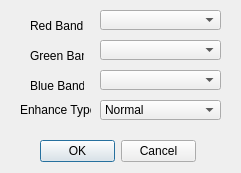
<?xml version="1.0" encoding="UTF-8"?>
<ui version="4.0">
 <class>DialogDispOpt</class>
 <widget class="QDialog" name="DialogDispOpt">
  <property name="geometry">
   <rect>
    <x>0</x>
    <y>0</y>
    <width>241</width>
    <height>173</height>
   </rect>
  </property>
  <property name="windowTitle">
   <string>Dialog</string>
  </property>
  <widget class="QDialogButtonBox" name="buttonBox">
   <property name="geometry">
    <rect>
     <x>40</x>
     <y>140</y>
     <width>156</width>
     <height>23</height>
    </rect>
   </property>
   <property name="orientation">
    <enum>Qt::Horizontal</enum>
   </property>
   <property name="standardButtons">
    <set>QDialogButtonBox::Cancel|QDialogButtonBox::Ok</set>
   </property>
  </widget>
  <widget class="QLabel" name="label_Red">
   <property name="geometry">
    <rect>
     <x>30</x>
     <y>20</y>
     <width>54</width>
     <height>12</height>
    </rect>
   </property>
   <property name="text">
    <string>Red Band</string>
   </property>
  </widget>
  <widget class="QComboBox" name="cmbox_Red">
   <property name="geometry">
    <rect>
     <x>100</x>
     <y>10</y>
     <width>121</width>
     <height>20</height>
    </rect>
   </property>
  </widget>
  <widget class="QComboBox" name="cmbox_Grn">
   <property name="geometry">
    <rect>
     <x>100</x>
     <y>40</y>
     <width>121</width>
     <height>20</height>
    </rect>
   </property>
  </widget>
  <widget class="QLabel" name="label_Grn">
   <property name="geometry">
    <rect>
     <x>30</x>
     <y>50</y>
     <width>54</width>
     <height>12</height>
    </rect>
   </property>
   <property name="text">
    <string>Green Band</string>
   </property>
  </widget>
  <widget class="QLabel" name="label_Blu">
   <property name="geometry">
    <rect>
     <x>30</x>
     <y>80</y>
     <width>54</width>
     <height>12</height>
    </rect>
   </property>
   <property name="text">
    <string>Blue Band</string>
   </property>
  </widget>
  <widget class="QLabel" name="label_DispType">
   <property name="geometry">
    <rect>
     <x>20</x>
     <y>100</y>
     <width>71</width>
     <height>20</height>
    </rect>
   </property>
   <property name="text">
    <string>Enhance Type</string>
   </property>
  </widget>
  <widget class="QComboBox" name="cmbox_Blu">
   <property name="geometry">
    <rect>
     <x>100</x>
     <y>70</y>
     <width>121</width>
     <height>20</height>
    </rect>
   </property>
  </widget>
  <widget class="QComboBox" name="cmbox_DispType">
   <property name="geometry">
    <rect>
     <x>100</x>
     <y>100</y>
     <width>121</width>
     <height>20</height>
    </rect>
   </property>
   <item>
    <property name="text">
     <string>Normal</string>
    </property>
   </item>
   <item>
    <property name="text">
     <string>Linear</string>
    </property>
   </item>
  </widget>
 </widget>
 <resources/>
 <connections>
  <connection>
   <sender>buttonBox</sender>
   <signal>accepted()</signal>
   <receiver>DialogDispOpt</receiver>
   <slot>accept()</slot>
   <hints>
    <hint type="sourcelabel">
     <x>248</x>
     <y>254</y>
    </hint>
    <hint type="destinationlabel">
     <x>157</x>
     <y>274</y>
    </hint>
   </hints>
  </connection>
  <connection>
   <sender>buttonBox</sender>
   <signal>rejected()</signal>
   <receiver>DialogDispOpt</receiver>
   <slot>reject()</slot>
   <hints>
    <hint type="sourcelabel">
     <x>316</x>
     <y>260</y>
    </hint>
    <hint type="destinationlabel">
     <x>286</x>
     <y>274</y>
    </hint>
   </hints>
  </connection>
 </connections>
</ui>
